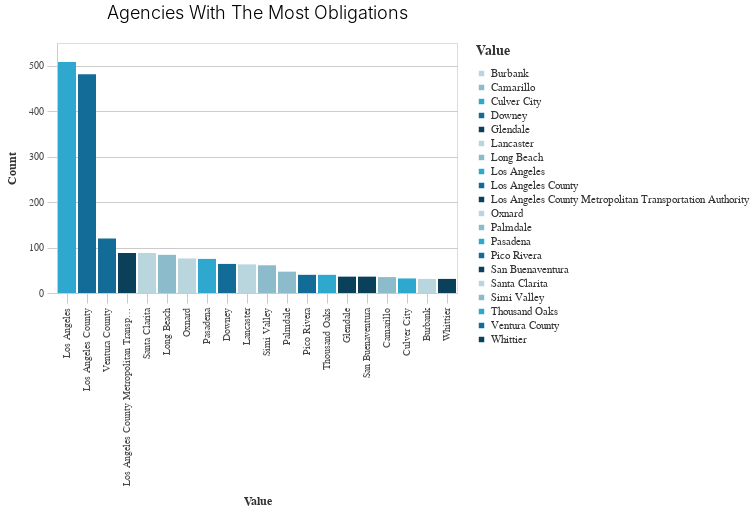

Notebook code for this chart:
### Markdown cell above
### Charting

### Code cell
_dla_utils.basic_bar_chart((df_top>>filter(_.variable=='primary_agency_name')), 'value', 'count', 'value', subset, 'Agencies With The Most Obligations')

### Figure 1 — Vega-Lite specification as saved in the notebook (floating-point values rounded to 4 significant figures)
{"usermeta": {"embedOptions": {"theme": "fivethirtyeight"}}, "config": {"view": {"continuousWidth": 400, "continuousHeight": 300}, "axis": {"domainColor": "#cbcbcb", "grid": true, "gridColor": "#cbcbcb", "gridWidth": 1, "labelColor": "#474747", "labelFont": "Nunito Sans", "labelFontSize": 10, "labelPadding": 4, "tickColor": "#cbcbcb", "tickSize": 10, "titleColor": "#333", "titleFont": "Raleway", "titleFontSize": 12, "titlePadding": 10}, "axisBand": {"grid": false}, "background": "white", "font": "Raleway", "header": {"labelFont": "Nunito Sans", "titleFont": "Raleway"}, "legend": {"labelColor": "#333", "labelFont": "Nunito Sans", "labelFontSize": 11, "labelLimit": 0, "padding": 1, "symbolSize": 30, "symbolType": "square", "titleColor": "#333", "titleFont": "Raleway", "titleFontSize": 14, "titlePadding": 10}, "title": {"anchor": "middle", "font": "Raleway", "fontSize": 18, "fontWeight": 300, "offset": 20}}, "data": {"name": "data-330189720758ba1219f447635dd5aaae"}, "mark": "bar", "encoding": {"color": {"field": "value", "legend": {"title": "Value"}, "scale": {"range": ["#B9D6DF", "#8CBCCB", "#2EA8CE", "#136C97", "#0B405B"]}, "type": "nominal"}, "x": {"field": "value", "sort": "-y", "title": "Value", "type": "nominal"}, "y": {"field": "count", "title": "Count", "type": "quantitative"}}, "height": 250, "title": "Agencies With The Most Obligations", "width": 400, "$schema": "https://vega.github.io/schema/vega-lite/v4.17.0.json", "datasets": {"data-330189720758ba1219f447635dd5aaae": [{"value": "Los Angeles", "count": 508, "variable": "primary_agency_name"}, {"value": "Los Angeles County", "count": 481, "variable": "primary_agency_name"}, {"value": "Ventura County", "count": 120, "variable": "primary_agency_name"}, {"value": "Los Angeles County Metropolitan Transportation Authority", "count": 88, "variable": "primary_agency_name"}, {"value": "Santa Clarita", "count": 88, "variable": "primary_agency_name"}, {"value": "Long Beach", "count": 84, "variable": "primary_agency_name"}, {"value": "Oxnard", "count": 76, "variable": "primary_agency_name"}, {"value": "Pasadena", "count": 75, "variable": "primary_agency_name"}, {"value": "Downey", "count": 64, "variable": "primary_agency_name"}, {"value": "Lancaster", "count": 63, "variable": "primary_agency_name"}, {"value": "Simi Valley", "count": 61, "variable": "primary_agency_name"}, {"value": "Palmdale", "count": 47, "variable": "primary_agency_name"}, {"value": "Pico Rivera", "count": 40, "variable": "primary_agency_name"}, {"value": "Thousand Oaks", "count": 40, "variable": "primary_agency_name"}, {"value": "Glendale", "count": 36, "variable": "primary_agency_name"}, {"value": "San Buenaventura", "count": 36, "variable": "primary_agency_name"}, {"value": "Camarillo", "count": 35, "variable": "primary_agency_name"}, {"value": "Culver City", "count": 32, "variable": "primary_agency_name"}, {"value": "Burbank", "count": 31, "variable": "primary_agency_name"}, {"value": "Whittier", "count": 31, "variable": "primary_agency_name"}]}}
